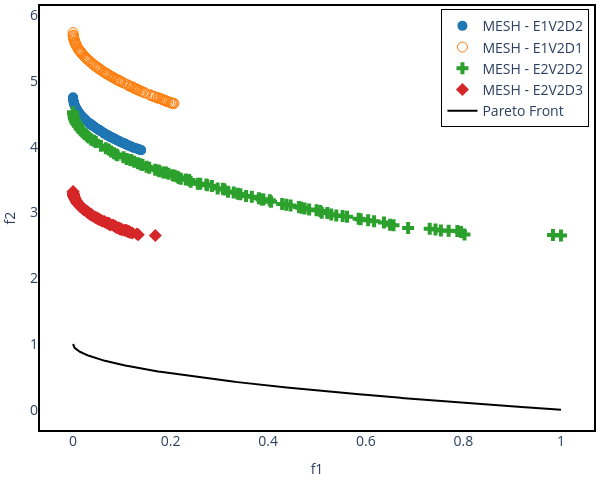

The notebook cell saved with this chart:
### Markdown cell above
## Benchmark 2D:

### Code cell
pareto_front = []
num_final_solutions = 300
position_dim = 10 # Number of variables
n_pareto_points = 1000 # Number of Pareto points to be generated

experiment_name = "zdt4"

# Choosing the files
choose_global_best_attribution_type = [0] # [0, 1, 2, 3]
choose_dm_pool_type = [0] # [0, 1, 2]
choose_de_mutation_type = [0] # [0, 1, 2, 3, 4]

# Name of chosen files
file_names = [
        f"E{i+1}V{j+1}D{k+1}_{experiment_name}.pkl"
        for i in choose_global_best_attribution_type
        for j in choose_dm_pool_type
        for k in choose_de_mutation_type
    ]
num_dataset = len(file_names) # Number of dataset

##### Color setup #####
solid_colors = [mcolors.to_hex(cm.tab10(i)) for i in range(num_dataset + 1)] # List with solid colors
colorscales = pc.named_colorscales() # List of color scales
num_scales = len(colorscales)
#######################

##### Marker setup #####
marker_symbols = ['circle', 'circle-open', 'cross', 'diamond', 'diamond-open', 'square', 'square-open', 'x']
num_symbols = len(marker_symbols)
#######################

for i in range(num_dataset):
  with open("../result/" + file_names[i], "rb") as f:
    r = pickle.load(f)
    pareto_front.append(
      go.Scatter(x=r['combined'][1][:,0],
                   y=r['combined'][1][:,1],
                   mode='markers', marker=dict(size=10, symbol=marker_symbols[i % num_symbols], color=solid_colors[i]), #r['combined'][1][:,1], colorscale=colorscales[(i+1) % num_scales]),
                   name='MESH - ' + file_names[i][:6],
                   showlegend=True)
    )

# Creating a subplot
fig = go.Figure()

for i in range(num_dataset):
    fig.add_trace(pareto_front[i])

axis_range = None # [-0.05, 1.05]
# Setting layout
fig.update_layout(
    shapes=[
        dict(
            type="rect",
            xref="paper", yref="paper",
            x0=0, y0=0, x1=1, y1=1,
            line=dict(color="black", width=2),
            fillcolor="rgba(0,0,0,0)"  # Transparente
        )
    ],
    xaxis=dict(title=dict(text='f1', font=dict(size=14)), tickfont=dict(size=14)),
    yaxis=dict(title=dict(text='f2', font=dict(size=14)), tickfont=dict(size=14)),
    # title=dict(
    #     text='MESH - ' + experiment_name.upper(),
    #     x=0.5,  # Centering the title
    #     xanchor='center',
    #     yanchor='top'
    # ),
    legend=dict(
        x=0.99,
        y=0.99,
        xanchor="right",
        yanchor="top",
        bgcolor="rgba(255,255,255,0.8)",  # fundo leve para não colidir com os pontos
        bordercolor="black",
        borderwidth=1,
        font=dict(size=14)
    ),
    showlegend=True,
    margin=dict(l=5, r=5, b=5, t=5), # Rearrange the margin
    width=600,   # Figure width (pixels)
    height=480,  # Figure height (pixels)
    paper_bgcolor="white",
    plot_bgcolor='white'
)

# Plotting the Pareto front
real_pareto_front = get_pareto(experiment_name, n_pareto_points, position_dim, 2)
fig.add_trace(
	go.Scatter(x=real_pareto_front[:,0],
		y=real_pareto_front[:,1],
		mode='lines', line=dict(width=2, color='black'),
		name='Pareto Front',
		showlegend=True
		)
	)

# Showing the figure
fig.show()
